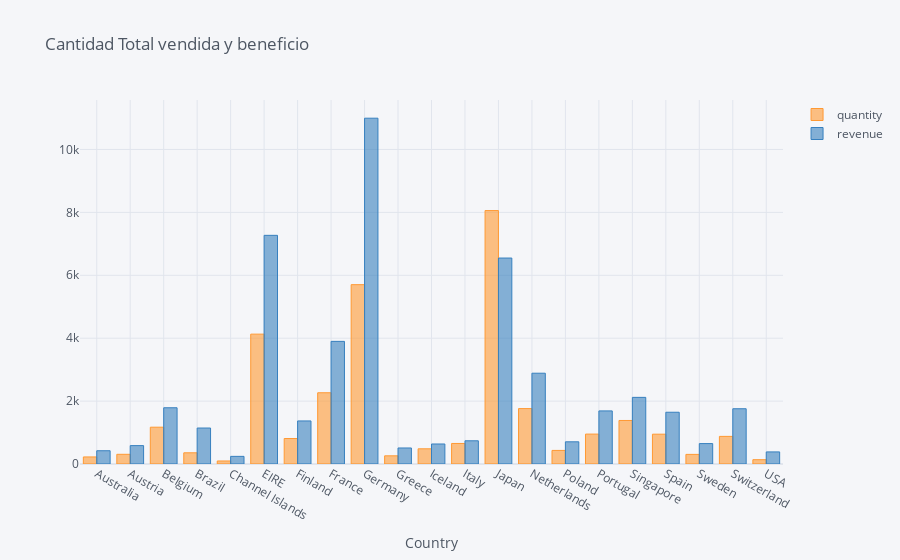

The notebook cell saved with this chart:
### Code cell
revenue.iplot(kind='bar', xTitle='Country', title='Cantidad Total vendida y beneficio')

### Figure 1 — Plotly figure (JSON) as saved in the notebook; plotly's stock layout.template omitted (floating-point values rounded to 4 significant figures)
{"data": [{"marker": {"color": "rgba(255, 153, 51, 0.6)", "line": {"color": "rgba(255, 153, 51, 1.0)", "width": 1}}, "name": "quantity", "orientation": "v", "text": "", "type": "bar", "x": ["Australia", "Austria", "Belgium", "Brazil", "Channel Islands", "EIRE", "Finland", "France", "Germany", "Greece", "Iceland", "Italy", "Japan", "Netherlands", "Poland", "Portugal", "Singapore", "Spain", "Sweden", "Switzerland", "USA"], "y": [224, 308, 1170, 356, 96, 4129, 810, 2265, 5702, 260, 483, 653, 8058, 1762, 432, 951, 1384, 948, 306, 878, 137]}, {"marker": {"color": "rgba(55, 128, 191, 0.6)", "line": {"color": "rgba(55, 128, 191, 1.0)", "width": 1}}, "name": "revenue", "orientation": "v", "text": "", "type": "bar", "x": ["Australia", "Austria", "Belgium", "Brazil", "Channel Islands", "EIRE", "Finland", "France", "Germany", "Greece", "Iceland", "Italy", "Japan", "Netherlands", "Poland", "Portugal", "Singapore", "Spain", "Sweden", "Switzerland", "USA"], "y": [421.6, 584.8, 1788.0, 1144.0, 243, 7270.0, 1369.0, 3899.0, 10990.0, 509.7, 636.2, 737.8, 6548.0, 2887.0, 705.8, 1688.0, 2119.0, 1646.0, 649.1, 1757.0, 383.9]}], "layout": {"legend": {"bgcolor": "#F5F6F9", "font": {"color": "#4D5663"}}, "paper_bgcolor": "#F5F6F9", "plot_bgcolor": "#F5F6F9", "title": {"font": {"color": "#4D5663"}, "text": "Cantidad Total vendida y beneficio"}, "xaxis": {"gridcolor": "#E1E5ED", "showgrid": true, "tickfont": {"color": "#4D5663"}, "title": {"font": {"color": "#4D5663"}, "text": "Country"}, "zerolinecolor": "#E1E5ED"}, "yaxis": {"gridcolor": "#E1E5ED", "showgrid": true, "tickfont": {"color": "#4D5663"}, "title": {"font": {"color": "#4D5663"}, "text": ""}, "zerolinecolor": "#E1E5ED"}}}
